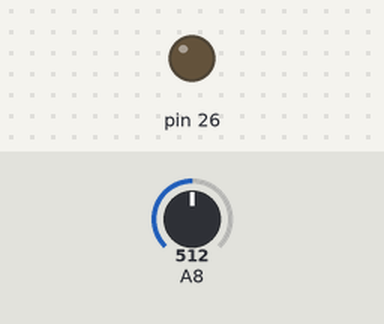
Bench run of a sketch on a simulated Arduino Mega 2560, built with avr-gcc and run on an emulated ATmega2560. Shown: output pins drawn as LEDs (lit = HIGH). The test bench sets the inputs (shaded band); at power-on: A8 = 512.

Above: at 1.2 s.
1.3 s: A8 set to 215
2.8 s: A8 set to 185
At 4.0 s:
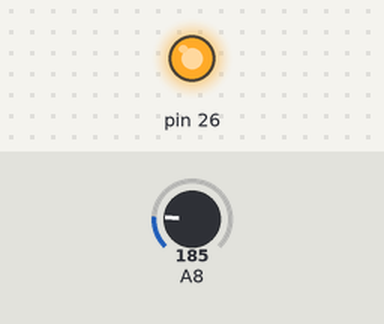
4.3 s: A8 set to 210
At 5.2 s:
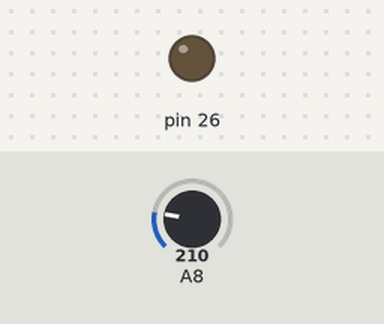
5.8 s: A8 set to 190
At 6.3 s:
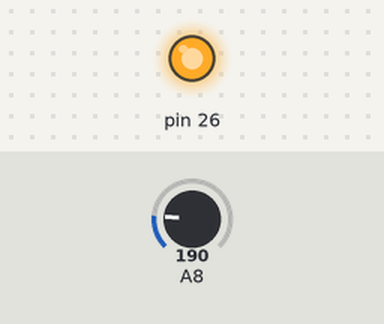
Timing chart, 0 to 8.3 s (numbered marks = the images above; inputs shaded):
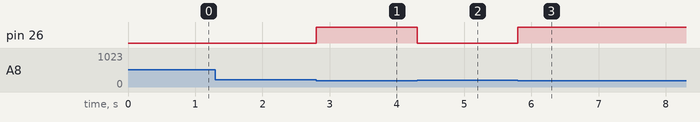

The sketch:

fotocelula.ino.ino
```cpp
int valor;
void setup() {
    pinMode (A8, INPUT);
    pinMode (26, OUTPUT);

}

void loop() {
  valor = analogRead (A8);
  if (valor <= 200) {
    digitalWrite(26, HIGH);

  }
  else {
    digitalWrite(26, LOW);
  }
}
```

Measured:
- the behaviour switches between 201 and 200 on A8 (found by bisection; images 0 and 1)
- after the input at 1.3 s, every drawn part: stays the same
- after the input at 2.8 s, pin 26: LOW → HIGH at once
- after the input at 4.3 s, pin 26: HIGH → LOW at once
- after the input at 5.8 s, pin 26: LOW → HIGH at once
